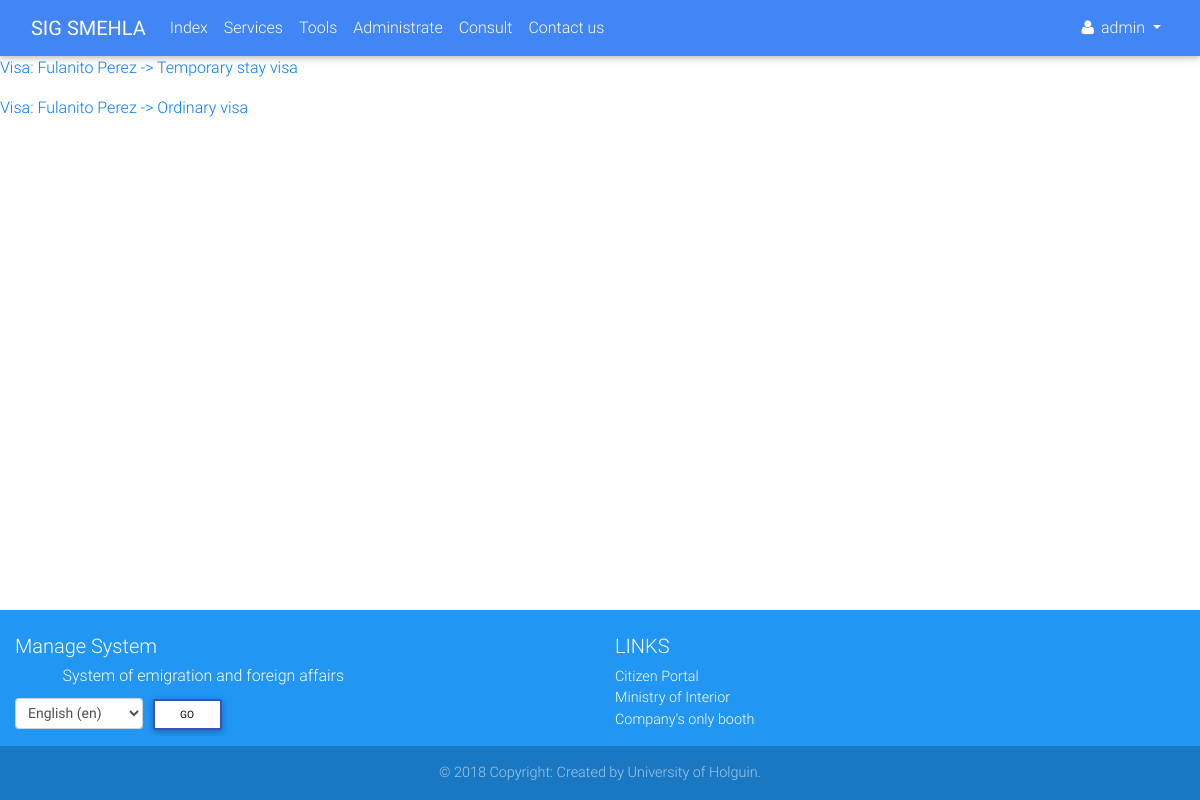
The app's page /visa/list/ (signed in) with its own data.
### accounts/models.py (models this page shows, shortened)
class Profile(AbstractUser):
    OCCUPATION_TYPE = (
        ('FAC', _('Functionary of Attention to Customer')),
        ('BAC', _('Boss of Attention to Customer')),
        ('BDAC', _('Boss of Departament of Attention to Customer')),
        ('DIR', _('Director')),
        ('ADMIN', _('Administrator')),
    )
    born_date = models.DateField(_('Born date'), blank=True, null=True, validators=[validate_born_date])
    occupation = models.CharField(_('Occupation'), max_length=5, choices=OCCUPATION_TYPE, default=OCCUPATION_TYPE[0])
    REQUIRED_FIELDS = ['email', 'born_date']
    class Meta:
        verbose_name = _('Profile')
        verbose_name_plural = _('Profiles')
    def __str__(self):
        if self.first_name and self.last_name:
            return self.get_full_name()
        else:
            return self.username

### services/models.py (models this page shows, shortened)
class Service(models.Model):
    SERVICE_STATUS = (
        ('1', _('Request')),
        ('2', _('Invoicing')),
        ('3', _('Revision')),
        ('4', _('Authenticating')),
        ('5', _('Deliver')),
    )
    SERVICE_TYPE = {
        'None': _('Unknown service type'),
        'visa': _('Visa'),
    }
    client = models.ForeignKey(verbose_name=_('Client'), to=Client, on_delete=models.CASCADE)
    status = models.CharField(_('Status'), max_length=1, choices=SERVICE_STATUS)
    service_type = None
    def get_service_type(self):
        if self.service_type:
            return self.service_type
        else:
            return self.SERVICE_TYPE['None']

class Visa(Service):
    REQUEST_SPECIFICATION = (
        ('VT', _('Work visa')),
        ('VPT', _('Temporary stay visa')),
        ('VP', _('Privileged visa')),
        ('VE', _('Study visa')),
        ('VTM', _('Medical Treatment visa')),
        ('VOR', _('Ordinary visa')),
        ('VTU', _('Tourist visa')),
        ('VCD', _('Short-term visa')),
    )
    REQUEST_TYPE = (
        ('C', _('Caducity')),
        ('M', _('Misplacing')),
    )
    service_type = Service.SERVICE_TYPE['visa']
    specification = models.CharField(_('Specification'), max_length=3, choices=REQUEST_SPECIFICATION)
    extension_request_date = models.DateField(_('Extension request date'))
    request_type = models.CharField(_('Request type'), max_length=1, choices=REQUEST_TYPE)
    passport_no = models.CharField(_('Passport No.'), max_length=100)
    passport_issuance_date = models.DateField(_('Passport issuance date'))
    passport_expiration_date = models.DateField(_('Passport expiration date'))
    visa_no = models.CharField(_('Visa No.'), max_length=100)
    visa_issuance_date = models.DateField(_('Visa issuance date'))
    visa_expiration_date = models.DateField(_('Visa expiration date'))
    def __str__(self):
        return '{}: {} -> {}'.format(self.get_service_type(), self.client, self.get_specification_display())

class Service(models.Model):
    SERVICE_STATUS = (
        ('1', _('Request')),
        ('2', _('Invoicing')),
        ('3', _('Revision')),
        ('4', _('Authenticating')),
        ('5', _('Deliver')),
    )
    SERVICE_TYPE = {
        'None': _('Unknown service type'),
        'visa': _('Visa'),
    }
    client = models.ForeignKey(verbose_name=_('Client'), to=Client, on_delete=models.CASCADE)
    status = models.CharField(_('Status'), max_length=1, choices=SERVICE_STATUS)
    service_type = None
    def get_service_type(self):
        if self.service_type:
            return self.service_type
        else:
            return self.SERVICE_TYPE['None']

class Client(models.Model):
    CIVIL_STATUS = (
        ('S', _('Single')),
        ('E', _('Engaged')),
        ('M', _('Married')),
        ('W', _('Widower')),
    )
    def upload_file(self, filename):
        ext = filename.split('.')[-1]
        return 'clients/{}.{}'.format(self.ci, ext)
    ci = models.CharField(_('Identity card'), max_length=13, unique=True)
    first_name = models.CharField(_('First name'), max_length=30)
    last_name = models.CharField(_('Last name'), max_length=150)
    born_date = models.DateField(_('Born date'), validators=[validators.validate_born_date])
    civil_status = models.CharField(_('Civil status'), choices=CIVIL_STATUS, max_length=1)
    naturalness = models.CharField(_("Naturalness"), max_length=30)
    nationality = models.CharField(_('Nationality'), max_length=30)
    father = models.CharField(_('Father name'), max_length=200)
    mother = models.CharField(_('Mother name'), max_length=200)
    address = models.TextField(_('Address'))
    email = models.EmailField(_('Email'))
    phone = models.PositiveIntegerField(_('Phone number'))
    data_attachment = models.FileField(_('Data attachment'), upload_to=upload_file, null=True, blank=True)
    def get_full_name(self):
        full_name = '%s %s' % (self.first_name, self.last_name)
        return full_name.strip()
    def __str__(self):
        return self.get_full_name()

### services/views.py (the view)
# urls.py: path('visa/list/', views.VisaListView.as_view(), name='visa_list'),
class VisaListView(mixins.LoginRequiredMixin, generic.ListView):
    model = models.Visa

### services/templates/services/visa_list.html (shortened to what this page needs)
{% extends 'navbar.html' %}
{% load i18n %}
{% block main %}
    {% for visa in visa_list %}
        <p><a href="{% url 'services:visa_detail' visa.pk %}">{{ visa }}</a></p>
        {% empty %}
        <p>{% trans 'There are no visas' %}</p>
    {% endfor %}
{% endblock %}

### accounts/templates/navbar.html (shortened to what this page needs)
{% extends 'base.html' %}
{% load static %}
{% load i18n %}
{% block styles %}
    <link rel="stylesheet" href="{% static 'accounts/css/navbar.css' %}">
{% endblock %}
{% block content %}
    <header>
        <nav class="navbar navbar-expand-lg navbar-dark primary-color">
            <div class="container-fluid">
                <a href="{% url 'services:index' %}" class="navbar-brand">
                    <strong>SIG SMEHLA</strong>
                </a>
                <div class="collapse navbar-collapse" id="navbar">
                    <ul class="navbar-nav mr-auto">
                        <li class="nav-item" id="init">
                            <a href="{% url 'services:index' %}" class="nav-link">{% trans 'Index' %}
                                </a>
                        </li>
                        <li class="nav-item" id="services">
                            <a href="{% url 'services:services' %}" class="nav-link">{% trans 'Services' %}</a>
                        </li>
                        {% if user.is_authenticated %}
                            <li class="nav-item" id="tools">
                                <a href="{% url 'services:tools' %}" class="nav-link">{% trans 'Tools' %}</a>
                            </li>
                        {% endif %}
                        {% if user.is_superuser %}
                            <li class="nav-item" id="dashboard">
                                <a href="{% url 'accounts:dashboard' %}" class="nav-link">{% trans 'Administrate' %}</a>
                            </li>
                        {% endif %}
                        <li class="nav-item" id="status">
                            <a href="{% url 'services:status' %}" class="nav-link">{% trans 'Consult' %}</a>
                        </li>
                        <li class="nav-item">
                            <a href="#" class="nav-link" data-toggle="modal"
                               data-target="#contact">{% trans 'Contact us' %}</a>
                        </li>
                    </ul>
                    <div class="form-inline">
                        <ul class="navbar-nav mr-auto">
                            <li class="nav-item">
                                {% if user.is_authenticated %}
                                    <div class="dropdown">
                                        <a href="#" id="test" class="nav-link waves-effect waves-light dropdown-toggle"
                                           data-toggle="dropdown" aria-haspopup="true" aria-expanded="false">
                                            <i class="fa fa-user"></i>
                                            <span class="clearfix d-none d-sm-inline-block">{{ user }}</span>
                                        </a>
                                    </div>
                                {% else %}
                                    <a href="{% url 'accounts:login' %}" class="nav-link">
                                        <i class="fa fa-sign-in"></i>
                                    </a>
                                {% endif %}
                            </li>
                        </ul>
                    </div>
                </div>
            </div>
        </nav>
    </header>
    <main>
        {% block main %}
        {% endblock %}
    </main>
    <footer class="page-footer font-small blue pt-4">
        <div class="container-fluid text-center text-md-left">
            <div class="row">
                <div class="col-md-6 mt-md-0 mt-3">
                    <h5>{% trans 'Manage System' %}</h5>
                    <h6 class="offset-1">{% trans 'System of emigration and foreign affairs' %}</h6>
                    <form action="{% url 'set_language' %}" method="post">{% csrf_token %}
                        <label>
                            <select name="language" class="form-control form-control-sm" id="languages">
                                {% get_available_languages as LANGUAGES %}
                                {% get_language_info_list for LANGUAGES as languages %}
                                {% get_current_language as LANGUAGE_CODE %}
                                {% for language in languages %}
                                    <option value="{{ language.code }}"{% if language.code == LANGUAGE_CODE %}
                                            selected{% endif %}>
                                        {{ language.name_local }} ({{ language.code }})
                                    </option>
                                {% endfor %}
                            </select>
                        </label>
                        <input type="submit" value="{% trans 'Go' %}" class="btn btn-outline-indigo btn-white btn-sm">
                    </form>
                </div>
                <div class="col-md-3 mb-md-0 mb-3">
                    <h5 class="text-uppercase">{% trans 'Links' %}</h5>
                    <ul class="list-unstyled">
                        <li>
                            <a href="http://www.cidadao.gov.ao" target="_blank">{% trans 'Citizen Portal' %}</a>
                        </li>
                        <li>
                            <a href="http://www.minint.gov.ao" target="_blank">{% trans 'Ministry of Interior' %}</a>
                        </li>
                        <li>
                            <a href="http://gue.minjus-ao.com" target="_blank">{% trans "Company's only booth" %}</a>
                        </li>
                    </ul>
                </div>
            </div>
        </div>
        <div class="footer-copyright text-center py-3">
            &copy; 2018 {% trans 'Copyright: Created by University of Holguin' %}.
        </div>
    </footer>
{% endblock %}

### accounts/static/accounts/css/navbar.css (style rules this page uses)
body { display: flex; min-height: 100vh; flex-direction: column; }
main { flex: 1 0 auto; }

### records on screen
Profile: first_name+username "admin"
Visa: specification.last_name "Visa: Fulanito Perez -> Temporary stay visa"
Visa: specification.last_name "Visa: Fulanito Perez -> Ordinary visa"

### other values on screen
form field language "English (en)"
